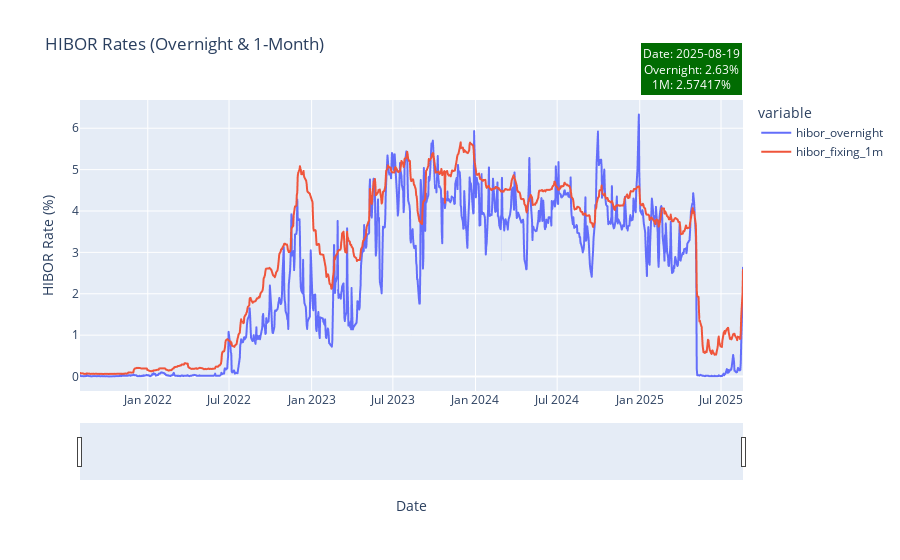

Notebook code cell kept with this figure:
### Code cell
hibor_fig = px.line(hibor_df,
             x='end_of_date', y=['hibor_overnight', 'hibor_fixing_1m'],
             title='HIBOR Rates (Overnight & 1-Month)',
             labels={'end_of_date': 'Date', 'value': 'HIBOR Rate (%)'},
             )

last_date = hibor_df['end_of_date'].iloc[0]
last_overnight = hibor_df['hibor_overnight'].iloc[0]
last_1m = hibor_df['hibor_fixing_1m'].iloc[0]

hibor_fig.add_annotation(
    text=f"Date: {last_date.strftime('%Y-%m-%d')}<br>Overnight: {last_overnight}%<br>1M: {last_1m}%",
    xref="paper", yref="paper",
    x=1, y=1.2,  
    showarrow=False,
    bgcolor="rgba(1, 108, 2, 1)",
    borderwidth=2,
    font=dict(size=12, color="white")
)

hibor_fig.update_layout(
    xaxis_rangeslider_visible=True,
)

hibor_fig.show()

### Figure 1 — Plotly figure (JSON) as saved in the notebook; plotly's stock layout.template omitted (floating-point values rounded to 4 significant figures; data arrays with more than 128 entries replaced by an {"elided": "..."} marker saying what was removed)
{"data": [{"hovertemplate": "variable=hibor_overnight<br>Date=%{x}<br>HIBOR Rate (%)=%{y}<extra></extra>", "legendgroup": "hibor_overnight", "line": {"color": "#636efa", "dash": "solid"}, "marker": {"symbol": "circle"}, "mode": "lines", "name": "hibor_overnight", "showlegend": true, "type": "scattergl", "x": {"elided": "999 str values"}, "xaxis": "x", "y": {"elided": "999 float values"}, "yaxis": "y"}, {"hovertemplate": "variable=hibor_fixing_1m<br>Date=%{x}<br>HIBOR Rate (%)=%{y}<extra></extra>", "legendgroup": "hibor_fixing_1m", "line": {"color": "#EF553B", "dash": "solid"}, "marker": {"symbol": "circle"}, "mode": "lines", "name": "hibor_fixing_1m", "showlegend": true, "type": "scattergl", "x": {"elided": "999 str values"}, "xaxis": "x", "y": {"elided": "999 float values"}, "yaxis": "y"}], "layout": {"annotations": [{"bgcolor": "rgba(1, 108, 2, 1)", "borderwidth": 2, "font": {"color": "white", "size": 12}, "showarrow": false, "text": "Date: 2025-08-19<br>Overnight: 2.63%<br>1M: 2.57417%", "x": 1, "xref": "paper", "y": 1.2, "yref": "paper"}], "legend": {"title": {"text": "variable"}, "tracegroupgap": 0}, "title": {"text": "HIBOR Rates (Overnight & 1-Month)"}, "xaxis": {"anchor": "y", "domain": [0, 1], "rangeslider": {"visible": true}, "title": {"text": "Date"}}, "yaxis": {"anchor": "x", "domain": [0, 1], "title": {"text": "HIBOR Rate (%)"}}}}
